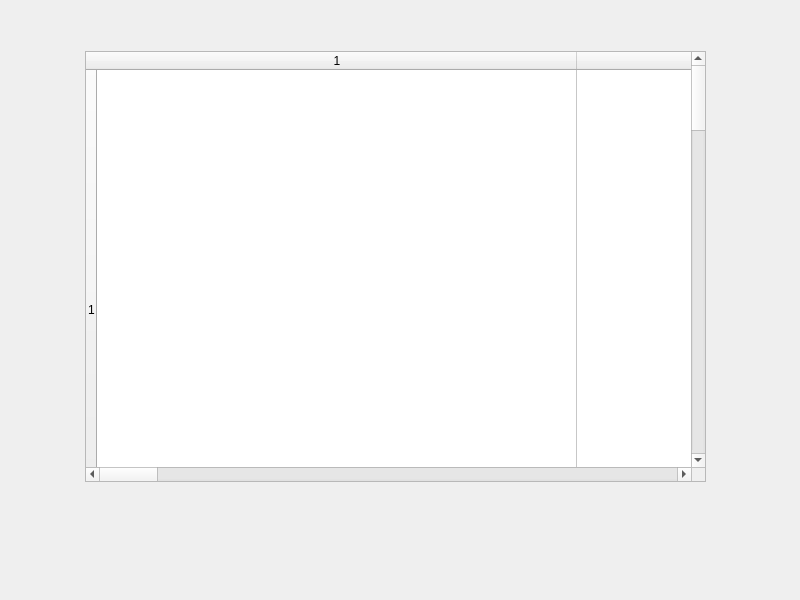
<?xml version="1.0" encoding="UTF-8"?>
<ui version="4.0">
 <class>LabelWindow</class>
 <widget class="QMainWindow" name="LabelWindow">
  <property name="geometry">
   <rect>
    <x>0</x>
    <y>0</y>
    <width>800</width>
    <height>600</height>
   </rect>
  </property>
  <property name="windowTitle">
   <string>MainWindow</string>
  </property>
  <widget class="QWidget" name="centralWidget">
   <widget class="QTableWidget" name="tableWidget">
    <property name="geometry">
     <rect>
      <x>85</x>
      <y>51</y>
      <width>621</width>
      <height>431</height>
     </rect>
    </property>
    <property name="rowCount">
     <number>6</number>
    </property>
    <property name="columnCount">
     <number>10</number>
    </property>
    <attribute name="horizontalHeaderVisible">
     <bool>true</bool>
    </attribute>
    <attribute name="horizontalHeaderCascadingSectionResizes">
     <bool>false</bool>
    </attribute>
    <attribute name="horizontalHeaderDefaultSectionSize">
     <number>480</number>
    </attribute>
    <attribute name="horizontalHeaderMinimumSectionSize">
     <number>5</number>
    </attribute>
    <attribute name="horizontalHeaderShowSortIndicator" stdset="0">
     <bool>false</bool>
    </attribute>
    <attribute name="horizontalHeaderStretchLastSection">
     <bool>false</bool>
    </attribute>
    <attribute name="verticalHeaderVisible">
     <bool>true</bool>
    </attribute>
    <attribute name="verticalHeaderDefaultSectionSize">
     <number>480</number>
    </attribute>
    <attribute name="verticalHeaderStretchLastSection">
     <bool>false</bool>
    </attribute>
    <row/>
    <row/>
    <row/>
    <row/>
    <row/>
    <row/>
    <column/>
    <column/>
    <column/>
    <column/>
    <column/>
    <column/>
    <column/>
    <column/>
    <column/>
    <column/>
   </widget>
  </widget>
 </widget>
 <resources/>
 <connections>
  <connection>
   <sender>tableWidget</sender>
   <signal>itemDoubleClicked(QTableWidgetItem*)</signal>
   <receiver>tableWidget</receiver>
   <slot>clearContents()</slot>
   <hints>
    <hint type="sourcelabel">
     <x>292</x>
     <y>156</y>
    </hint>
    <hint type="destinationlabel">
     <x>332</x>
     <y>160</y>
    </hint>
   </hints>
  </connection>
  <connection>
   <sender>tableWidget</sender>
   <signal>itemDoubleClicked(QTableWidgetItem*)</signal>
   <receiver>tableWidget</receiver>
   <slot>clear()</slot>
   <hints>
    <hint type="sourcelabel">
     <x>181</x>
     <y>192</y>
    </hint>
    <hint type="destinationlabel">
     <x>196</x>
     <y>247</y>
    </hint>
   </hints>
  </connection>
 </connections>
</ui>
